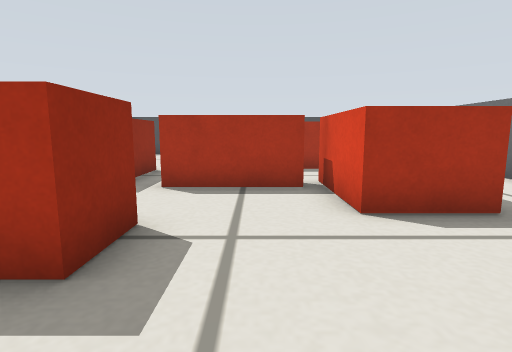
view 1 (above)

14 first-person views from a walk through a robot-simulator world made for Gazebo. The camera is 0.23 m above the floor, tilts 8° down and sees 80° across. The floor is counted in squares, 0.2 m on a side. Each view is taken from the middle of a square. On the plan, view 1 faces up. The plan holds only what a view shows up to about 13 squares ahead; the rest is blank.

view 2
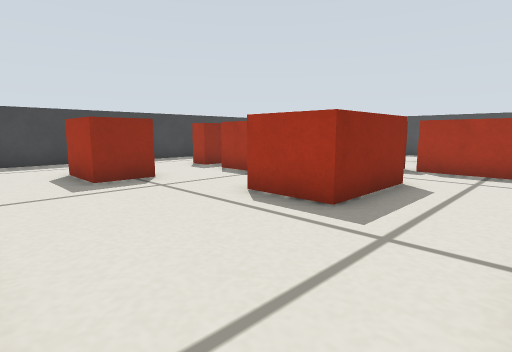

view 3
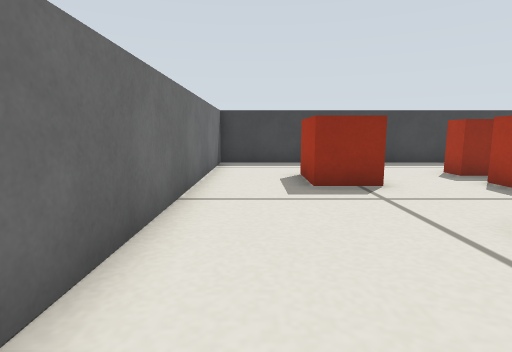

view 4
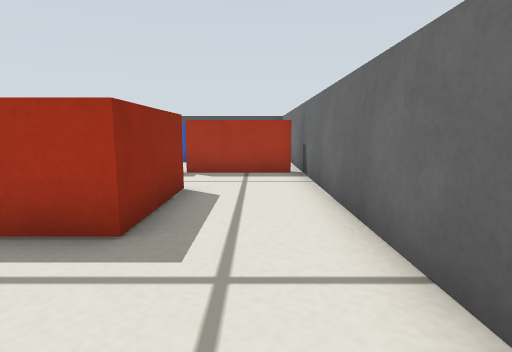

view 5
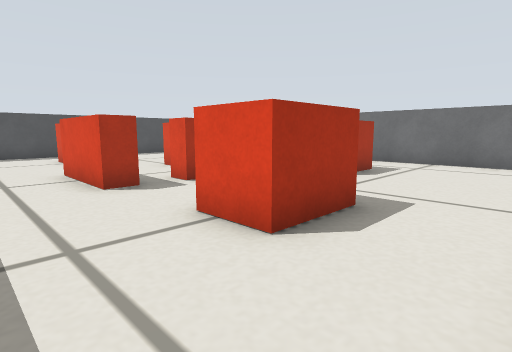

view 6
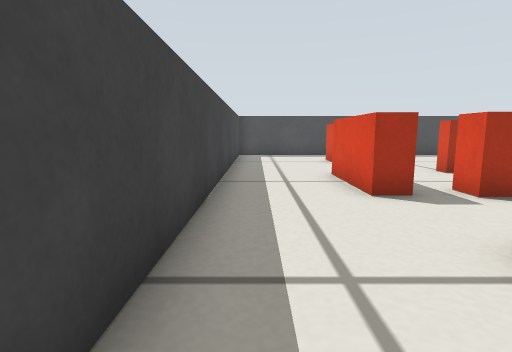

view 7
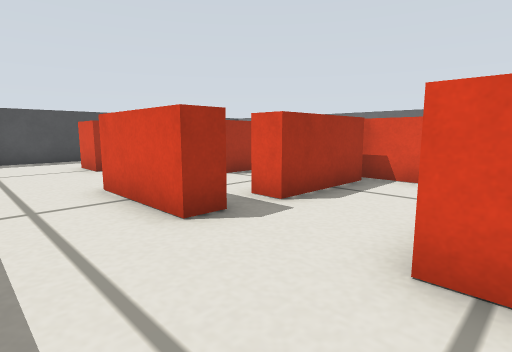

view 8
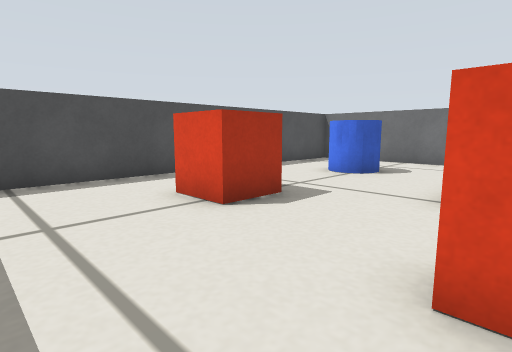

view 9
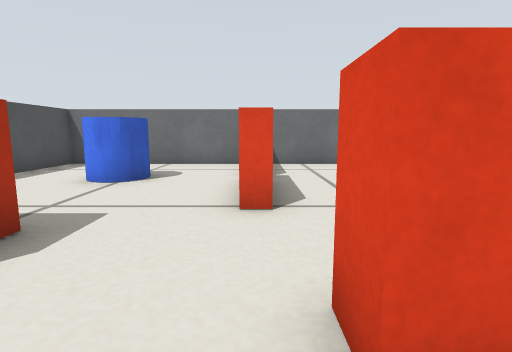

view 10
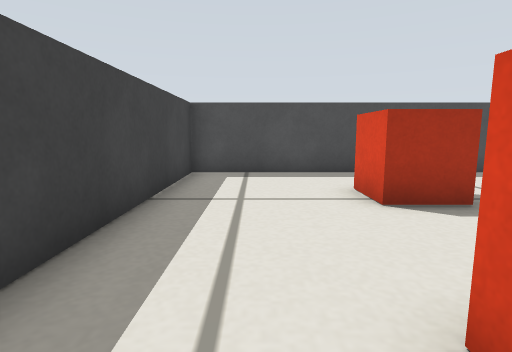

view 11
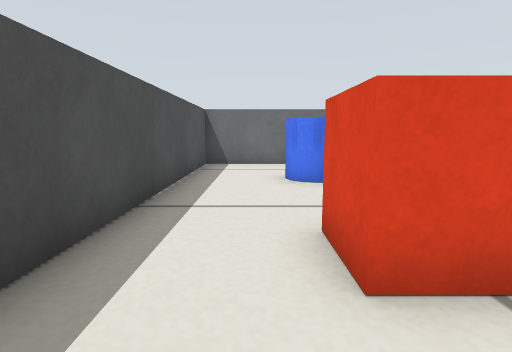

view 12
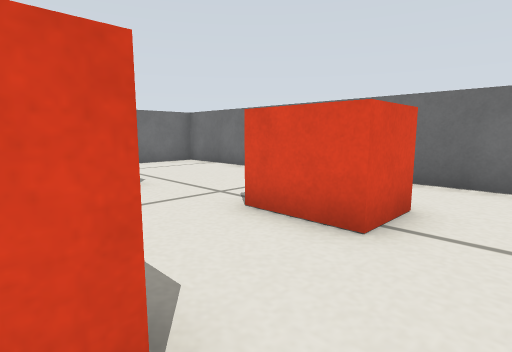

view 13
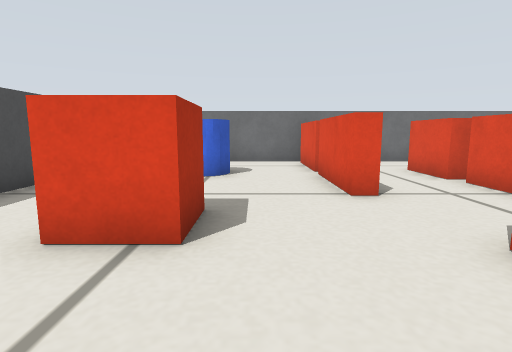

view 14
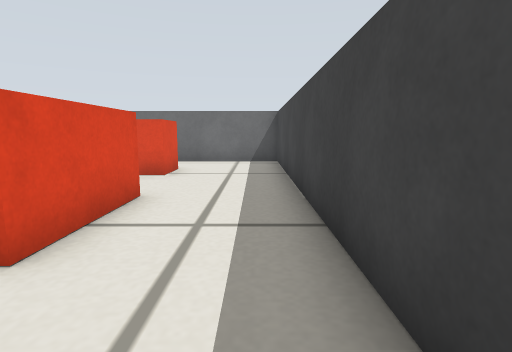

### Floor plan
Ten units are one square. View 1 is at (0, 0); x grows to the right and y downward. Boxes are objects, and circles mark ways between rooms. Rooms are numbered by the first view taken in them; rooms with no view inside come last. Other rooms are left out.
<svg viewBox="-74 -174 143 183">
<path fill="none" stroke="#000" d="M11 -64 -20 -64M-4 -71 10 -71M-31 -64 -39 -64 -39 -95 -31 -95 -31 -64M21 -98 -5 -98 -5 -102M61 -98 30 -98M-69 -105 -69 4 64 4 64 -100M-5 -102 25 -102M30 -102 60 -102M64 -100 64 -169 -69 -169 -69 -105"/>
<rect x="-35" y="-45" width="20" height="30" fill="#bbb"><title>red box</title></rect>
<rect x="15" y="-75" width="20" height="40" fill="#bbb"><title>red box</title></rect>
<rect x="-35" y="-145" width="20" height="20" fill="#bbb"><title>red box</title></rect>
<rect x="15" y="-145" width="20" height="20" fill="#bbb"><title>blue cylinder</title></rect>
<circle cx="-35" cy="-100" r="3" fill="#2a7"/>
<circle cx="30" cy="-100" r="3" fill="#2a7"/>
<text x="0" y="-50">1</text>
<text x="0" y="-140">2</text>
</svg>
Room 1 opens to room 2.

Where each view was taken, in squares from view 1:
view 1: 0 up, 0 right, facing up
view 2: 0 up, 6 right, facing up-left
view 3: 1 up, 5 right, facing left
view 4: 1 up, 5 right, facing up
view 5: 0 up, 6 left, facing up-right
view 6: 1 up, 6 left, facing up
view 7: 3 up, 6 left, facing up-right
view 8: 9 up, 6 left, facing up-right
view 9: 10 up, 5 left, facing right
view 10: 8 up, 5 left, facing up
view 11: 15 up, 5 left, facing right
view 12: 7 up, 5 left, facing down-right
view 13: 12 up, 6 left, facing right
view 14: 12 up, 6 left, facing down
